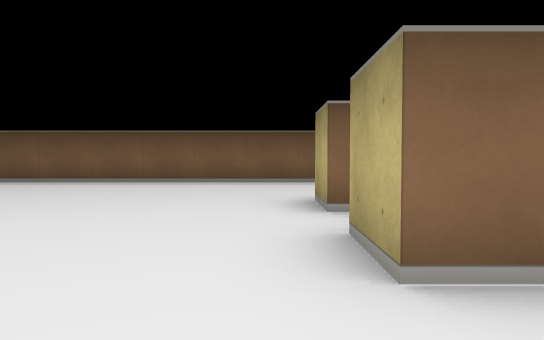
View 1 (above)

21 first-person views from a walk through a cub3D ray-caster map. The camera is about half as high as the walls, tilts 2° down and sees 70° across. The floor is counted in squares. Each view is taken from the middle of a square. On the plan, view 1 faces up. The plan holds only what a view shows up to about 9 squares ahead; the rest is blank.

View 2
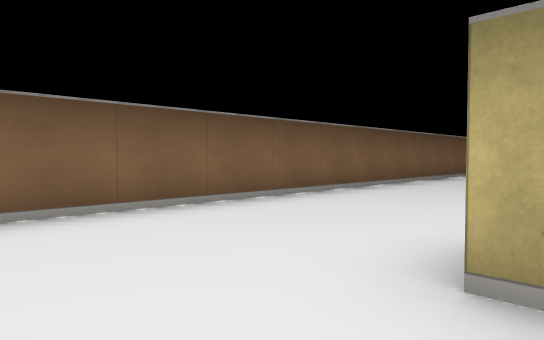

View 3
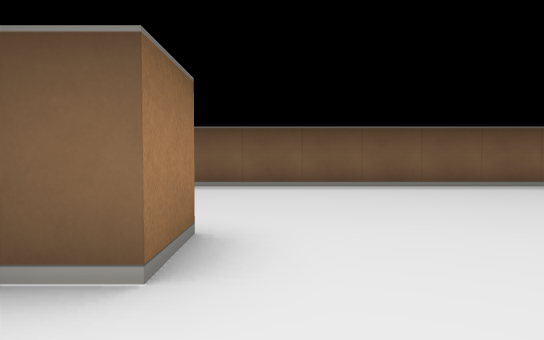

View 4
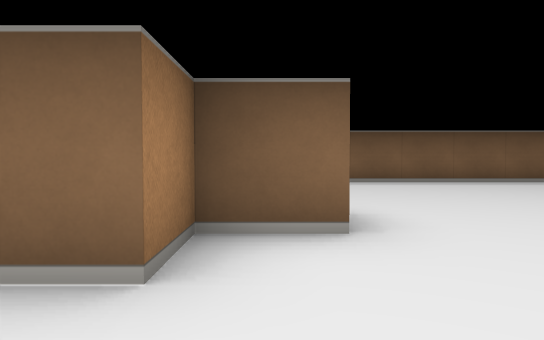

View 5
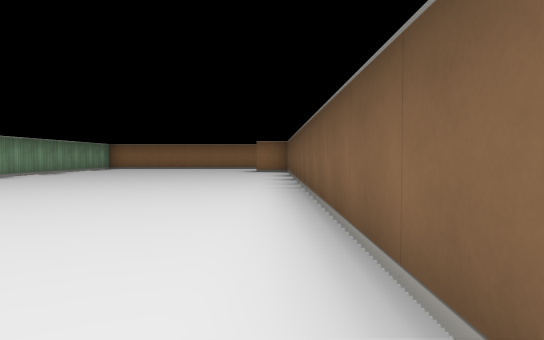

View 6
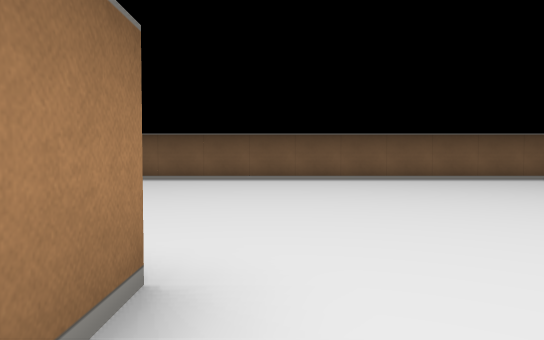

View 7
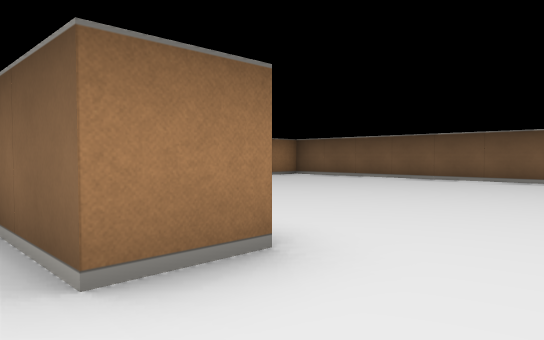

View 8
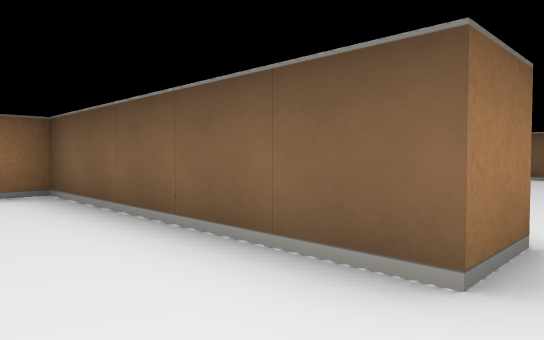

View 9
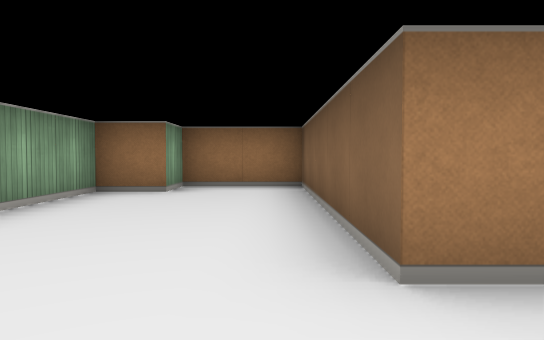

View 10
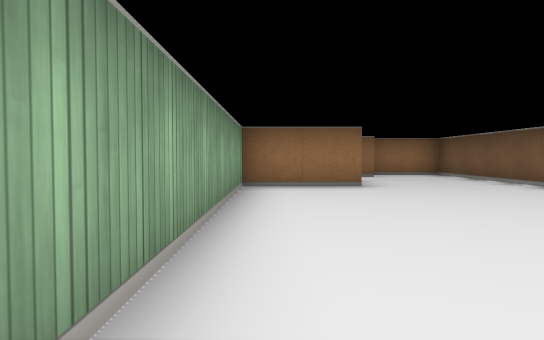

View 11
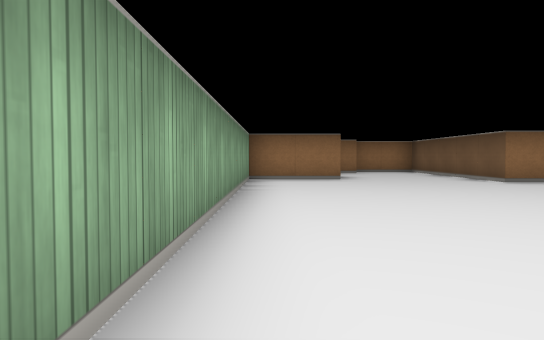

View 12
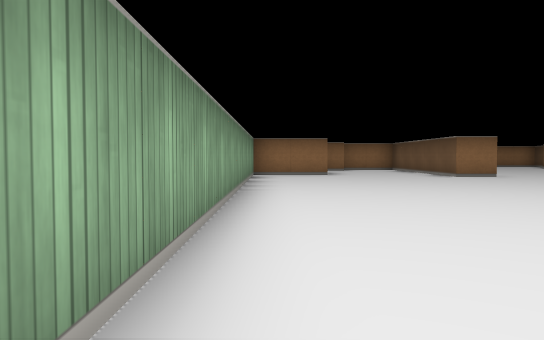

View 13
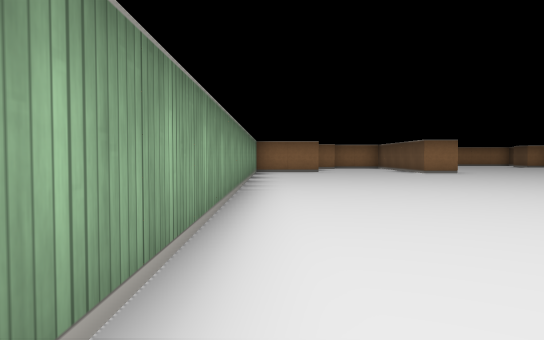

View 14
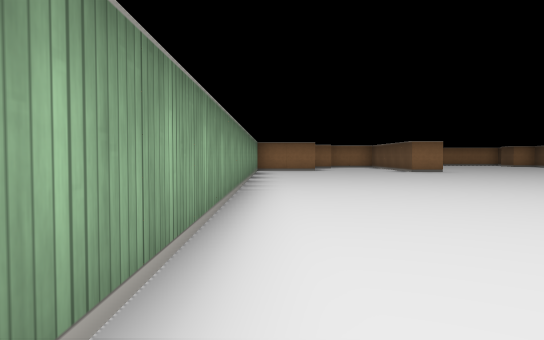

View 15
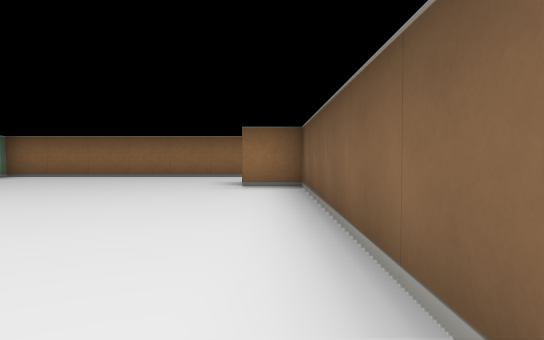

View 16
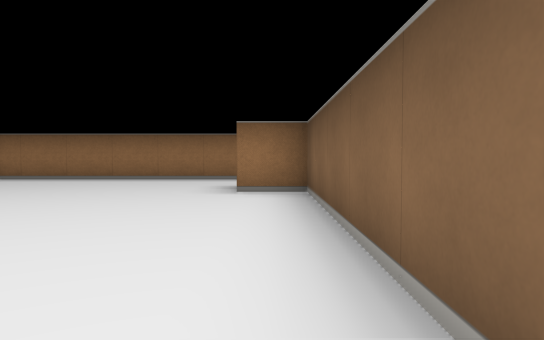

View 17
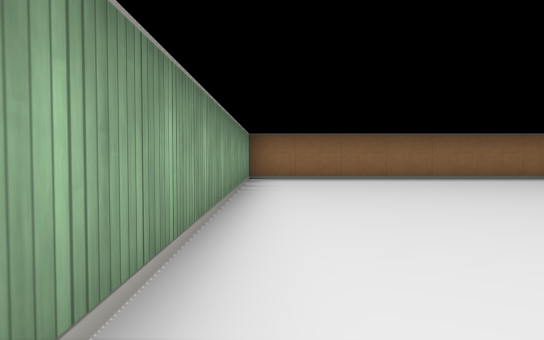

View 18
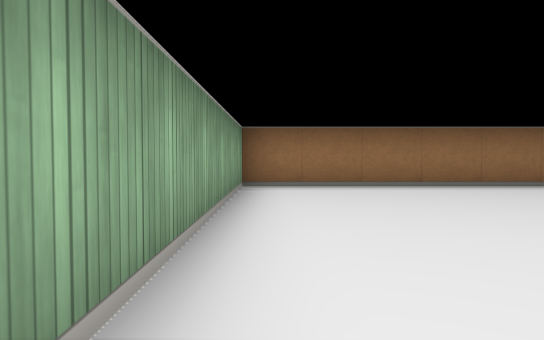

View 19
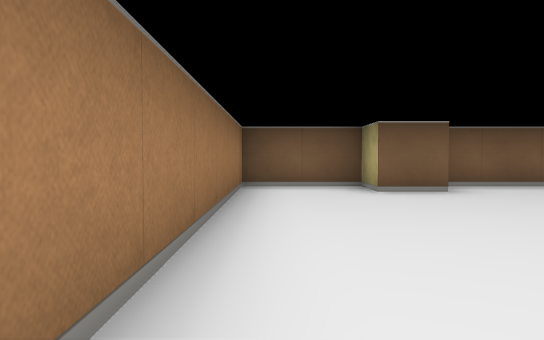

View 20
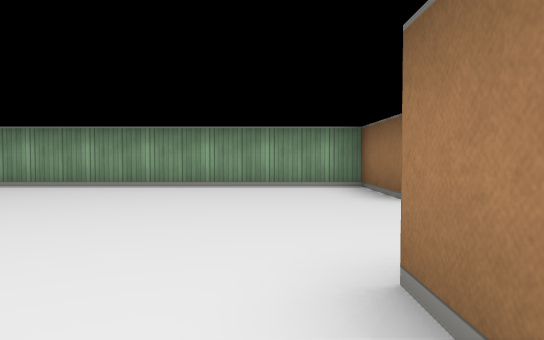

View 21
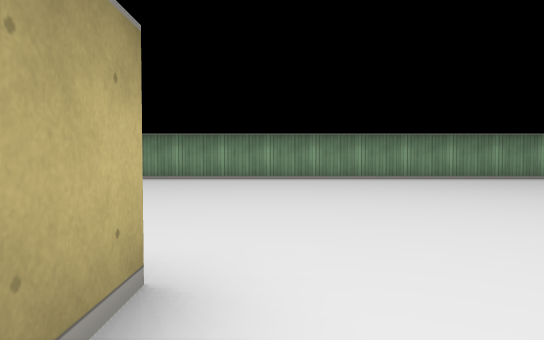

### Floor plan
Points are (right, up) in squares from view 1. A wall is a line through its corners. A room is listed if a view was taken in it or the views show most of it. See-through windows are left out.
Room 1 (views 1, 2, 3, 4, 5, 6, 7, 8, 9, 10, 11, 12, 13, 14, 15, 16, 17, 18, 19, 20, 21)
walls: (2.5, 3.5) (2.5, 2.5) (1.5, 2.5) (1.5, 1.5) (0.5, 1.5) (0.5, 2.5); (0.5, 3.5) (0.5, 4.5); (8.2, 7.5) (-13.5, 7.5) (-13.5, 6.5) (-14.5, 6.5) (-14.5, 7.5) (-16.5, 7.5) (-16.5, 0.5) (-8.6, 0.5); (-7.5, 0.6) (-7.5, -0.5) (-12.5, -0.5) (-12.5, -2.5) (-11.5, -2.5) (-11.5, -3.5) (-9.5, -3.5); (-8.5, -3.4) (-8.5, -5.5) (4.4, -5.5)

Positions as (right, up) in squares from view 1, and headings:
1: (0, 0), facing up
2: (-1, 4), facing up-right
3: (3, 1), facing up
4: (2, 0), facing up
5: (-1, 7), facing left
6: (-7, -1), facing up
7: (-6, -1), facing up-left
8: (-7, -2), facing up-left
9: (-6, -1), facing left
10: (-2, -5), facing left
11: (0, -5), facing left
12: (2, -5), facing left
13: (4, -5), facing left
14: (5, -5), facing left
15: (-7, 7), facing left
16: (-8, 7), facing left
17: (-8, 1), facing left
18: (-10, 1), facing left
19: (-16, 1), facing up
20: (-7, 1), facing down
21: (0, 3), facing down
